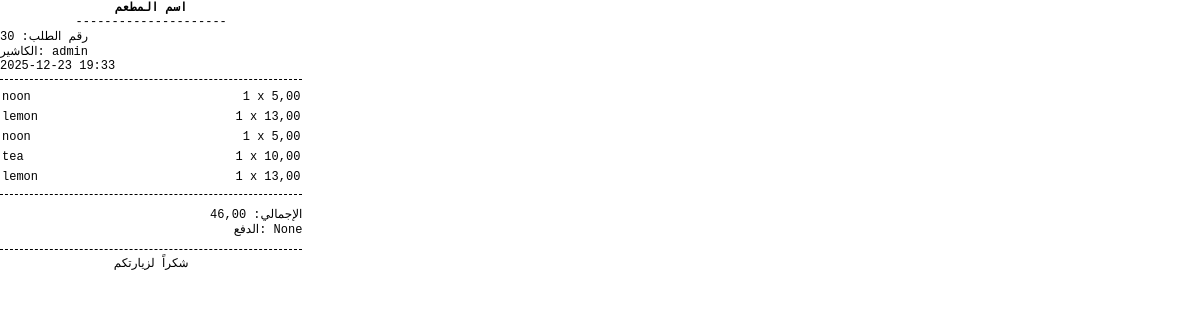
Page /sales/ticket/30/print/ (signed in) on the earlier database version.
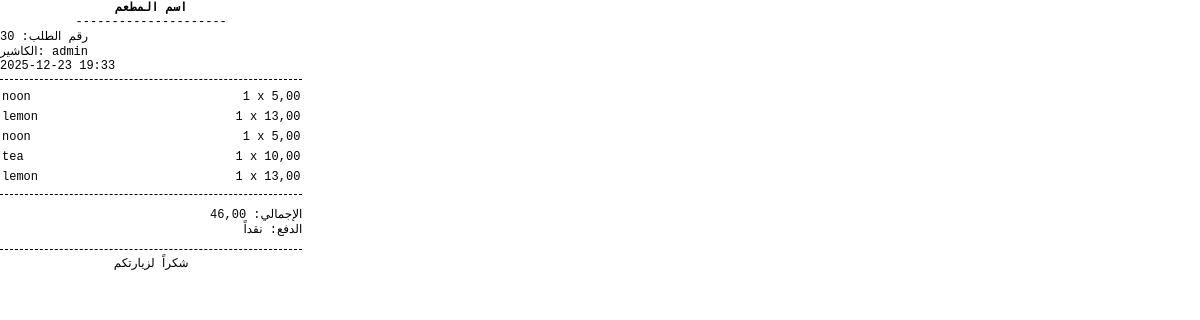
Same page on the later database version.
### sales/models.py (models this page shows, shortened)
class Ticket(models.Model):
    PAYMENT_CHOICES = (
        ('cash', 'نقداً'),
        ('transfer', 'تحويل'),
    )
    STATUS_CHOICES = (
        ('open', 'مفتوح'),
        ('closed', 'مغلق'),
    )
    cashier = models.ForeignKey(
        settings.AUTH_USER_MODEL,
        on_delete=models.CASCADE,
        verbose_name="الكاشير"
    )
    status = models.CharField(
        max_length=10,
        choices=STATUS_CHOICES,
        default='open'
    )
    payment_method = models.CharField(
        max_length=10,
        choices=PAYMENT_CHOICES,
        null=True,
        blank=True
    )
    transfer_number = models.CharField(
        max_length=50,
        null=True,
        blank=True
    )
    created_at = models.DateTimeField(auto_now_add=True)
    def total_amount(self):
        return sum(item.subtotal() for item in self.items.all())

class TicketItem(models.Model):
    ticket = models.ForeignKey(
        Ticket,
        related_name='items',
        on_delete=models.CASCADE
    )
    product = models.ForeignKey(Product, on_delete=models.CASCADE)
    quantity = models.PositiveIntegerField(default=1)
    price = models.DecimalField(max_digits=10, decimal_places=2)
    def subtotal(self):
        return self.price * self.quantity

### staff/models.py (models this page shows, shortened)
class CustomUser(AbstractUser):
    ROLES = (
        ('manager', 'مدير'),
        ('cashier', 'كاشير'),
        ('staff', 'موظف'),
    )
    role = models.CharField(max_length=20, choices=ROLES, default='staff')
    full_name = models.CharField(max_length=150)
    phone_number = models.CharField(max_length=20, blank=True)
    location = models.CharField(max_length=255, blank=True)
    manager_pin = models.CharField(
        max_length=128,
        blank=True,
        null=True,
        verbose_name="رمز المدير"
    )

### sales/views.py (the view)
# urls.py: path('ticket/<int:ticket_id>/print/', views.print_ticket, name='print_ticket'),
@login_required
def print_ticket(request, ticket_id):
    ticket = get_object_or_404(
        Ticket,
        id=ticket_id,
        cashier=request.user
    )
    return render(request, 'sales/receipt.html', {'ticket': ticket})

### templates/sales/receipt.html (shortened to what this page needs)
<!DOCTYPE html>
<html>
<head>
</head>
<body onload="window.print()">
<div class="center">
    <strong>اسم المطعم</strong><br>
    ---------------------
</div>
رقم الطلب: {{ ticket.id }}<br>
الكاشير: {{ ticket.cashier.full_name }}<br>
{{ ticket.created_at|date:"Y-m-d H:i" }}
<div class="line"></div>
<table>
{% for item in ticket.items.all %}
<tr>
    <td>{{ item.product.name }}</td>
    <td class="right">{{ item.quantity }} x {{ item.price }}</td>
</tr>
{% endfor %}
</table>
<div class="line"></div>
<p class="right">
الإجمالي: {{ ticket.total_amount }}<br>
الدفع: {{ ticket.get_payment_method_display }}
</p>
<div class="line"></div>
<div class="center">
    شكراً لزيارتكم
</div>
</body>
</html>

Differences in the rows shown:
changed Ticket "admin": payment_method "None" → "نقداً"
